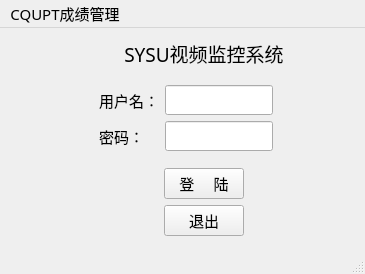
<?xml version="1.0" encoding="UTF-8"?>
<ui version="4.0">
 <class>MainWindow</class>
 <widget class="QMainWindow" name="MainWindow">
  <property name="geometry">
   <rect>
    <x>0</x>
    <y>0</y>
    <width>365</width>
    <height>269</height>
   </rect>
  </property>
  <property name="font">
   <font>
    <family>微软雅黑 Light</family>
    <pointsize>11</pointsize>
   </font>
  </property>
  <property name="windowTitle">
   <string>MainWindow</string>
  </property>
  <widget class="QWidget" name="centralWidget">
   <layout class="QGridLayout" name="gridLayout_3">
    <item row="1" column="5">
     <spacer name="horizontalSpacer_6">
      <property name="orientation">
       <enum>Qt::Horizontal</enum>
      </property>
      <property name="sizeHint" stdset="0">
       <size>
        <width>58</width>
        <height>20</height>
       </size>
      </property>
     </spacer>
    </item>
    <item row="3" column="4" colspan="2">
     <spacer name="horizontalSpacer_12">
      <property name="orientation">
       <enum>Qt::Horizontal</enum>
      </property>
      <property name="sizeHint" stdset="0">
       <size>
        <width>83</width>
        <height>20</height>
       </size>
      </property>
     </spacer>
    </item>
    <item row="2" column="0" colspan="3">
     <spacer name="horizontalSpacer_3">
      <property name="orientation">
       <enum>Qt::Horizontal</enum>
      </property>
      <property name="sizeHint" stdset="0">
       <size>
        <width>96</width>
        <height>20</height>
       </size>
      </property>
     </spacer>
    </item>
    <item row="2" column="4" colspan="2">
     <spacer name="horizontalSpacer_4">
      <property name="orientation">
       <enum>Qt::Horizontal</enum>
      </property>
      <property name="sizeHint" stdset="0">
       <size>
        <width>83</width>
        <height>20</height>
       </size>
      </property>
     </spacer>
    </item>
    <item row="2" column="3">
     <widget class="QPushButton" name="LoginButton">
      <property name="text">
       <string>登     陆</string>
      </property>
     </widget>
    </item>
    <item row="3" column="0" colspan="3">
     <spacer name="horizontalSpacer_11">
      <property name="orientation">
       <enum>Qt::Horizontal</enum>
      </property>
      <property name="sizeHint" stdset="0">
       <size>
        <width>96</width>
        <height>20</height>
       </size>
      </property>
     </spacer>
    </item>
    <item row="3" column="3">
     <widget class="QPushButton" name="ExitButton">
      <property name="text">
       <string>退出</string>
      </property>
     </widget>
    </item>
    <item row="1" column="0">
     <spacer name="horizontalSpacer_5">
      <property name="orientation">
       <enum>Qt::Horizontal</enum>
      </property>
      <property name="sizeHint" stdset="0">
       <size>
        <width>51</width>
        <height>20</height>
       </size>
      </property>
     </spacer>
    </item>
    <item row="0" column="2" colspan="3">
     <widget class="QLabel" name="labeltitle">
      <property name="font">
       <font>
        <family>黑体</family>
        <pointsize>14</pointsize>
       </font>
      </property>
      <property name="text">
       <string>SYSU视频监控系统</string>
      </property>
      <property name="alignment">
       <set>Qt::AlignCenter</set>
      </property>
     </widget>
    </item>
    <item row="0" column="5">
     <spacer name="horizontalSpacer_10">
      <property name="orientation">
       <enum>Qt::Horizontal</enum>
      </property>
      <property name="sizeHint" stdset="0">
       <size>
        <width>58</width>
        <height>20</height>
       </size>
      </property>
     </spacer>
    </item>
    <item row="0" column="0" colspan="2">
     <spacer name="horizontalSpacer_9">
      <property name="orientation">
       <enum>Qt::Horizontal</enum>
      </property>
      <property name="sizeHint" stdset="0">
       <size>
        <width>71</width>
        <height>20</height>
       </size>
      </property>
     </spacer>
    </item>
    <item row="1" column="1" colspan="4">
     <widget class="QWidget" name="widget" native="true">
      <layout class="QGridLayout" name="gridLayout">
       <item row="0" column="0">
        <widget class="QLabel" name="labelNum">
         <property name="text">
          <string>用户名：</string>
         </property>
        </widget>
       </item>
       <item row="0" column="1">
        <widget class="QLineEdit" name="lineEditNum"/>
       </item>
       <item row="1" column="0">
        <widget class="QLabel" name="labelpassword">
         <property name="text">
          <string>密码：</string>
         </property>
        </widget>
       </item>
       <item row="1" column="1">
        <widget class="QLineEdit" name="lineEditPass"/>
       </item>
      </layout>
     </widget>
    </item>
   </layout>
  </widget>
  <widget class="QMenuBar" name="menuBar">
   <property name="geometry">
    <rect>
     <x>0</x>
     <y>0</y>
     <width>365</width>
     <height>22</height>
    </rect>
   </property>
   <widget class="QMenu" name="menuContent">
    <property name="title">
     <string>CQUPT成绩管理</string>
    </property>
   </widget>
   <addaction name="menuContent"/>
  </widget>
  <widget class="QStatusBar" name="statusBar"/>
 </widget>
 <layoutdefault spacing="6" margin="11"/>
 <resources/>
 <connections/>
</ui>
